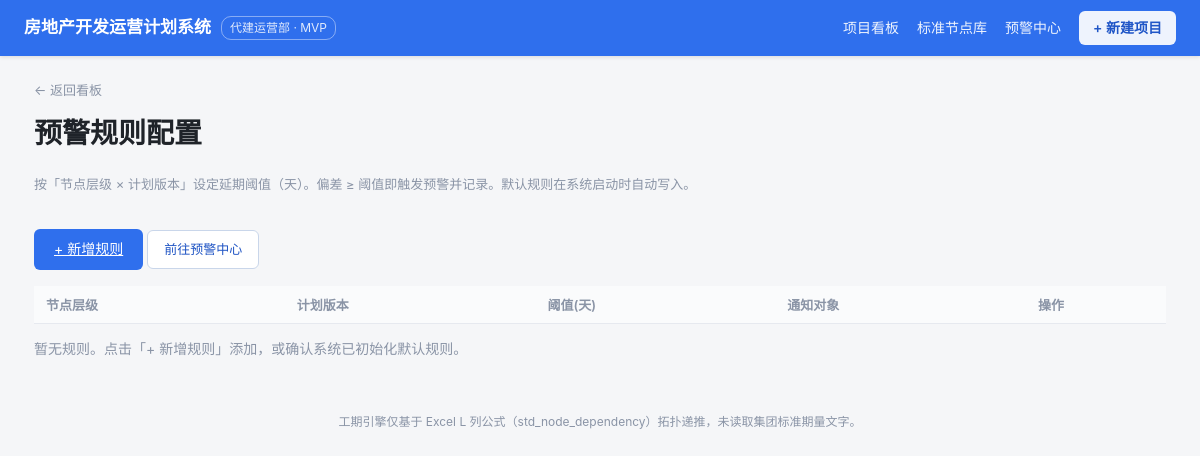
Before: /alert-rules with the older database file.
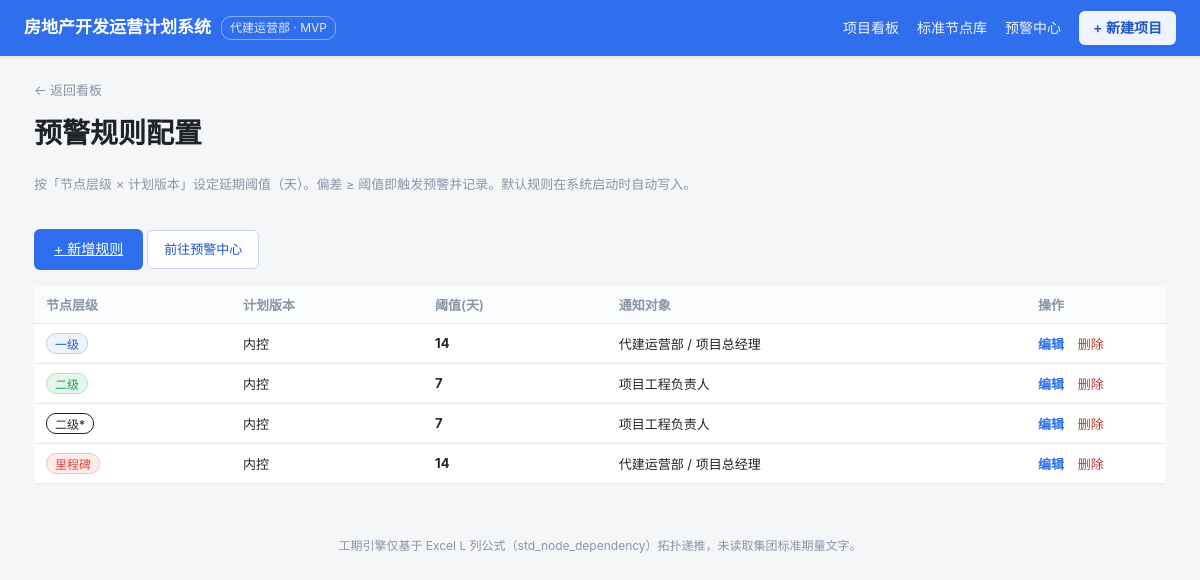
After: the same page with the newer database file.
### tables this page shows
CREATE TABLE "alert_rule" ("id" INTEGER PRIMARY KEY, "level" TEXT, "plan_type" TEXT, "threshold_days" INTEGER, "notify_target" TEXT);

### app/app.py (the view)
@app.route("/alert-rules")
def alert_rules():
    con = db(); cur = con.cursor()
    cur.execute("SELECT id,level,plan_type,threshold_days,notify_target FROM alert_rule ORDER BY plan_type,level")
    rules = [dict(r) for r in cur.fetchall()]
    cur.close(); con.close()
    return render_template("alert_rules.html", rules=rules, levels=LEVELS, plan_types=PLAN_TYPES)

### app/app.py (called while the page is built)
def db():
    return get_conn()

### db/dbconn.py (called while the page is built, shortened)
def _dict_factory(cursor, row):
    return {col[0]: row[i] for i, col in enumerate(cursor.description)}

def get_conn():
    con = sqlite3.connect(SQLITE_PATH, check_same_thread=False)
    con.row_factory = _dict_factory
    con.execute("PRAGMA journal_mode=DELETE")
    con.execute("PRAGMA busy_timeout=5000")
    return con

### app/templates/alert_rules.html (shortened to what this page needs)
<meta charset="UTF-8">{% extends "base.html" %}
{% block content %}
<a class="back" href="{{ url_for('dashboard') }}">← 返回看板</a>
<h1 style="margin-top:10px">预警规则配置</h1>
<div class="page-sub">按「节点层级 × 计划版本」设定延期阈值（天）。偏差 ≥ 阈值即触发预警并记录。默认规则在系统启动时自动写入。</div>
<div style="margin:16px 0">
  <a class="btn" href="{{ url_for('alert_rule_edit') }}">+ 新增规则</a>
  <a class="btn-ghost" href="{{ url_for('alert_center') }}">前往预警中心</a>
</div>
<table>
  <thead><tr><th>节点层级</th><th>计划版本</th><th>阈值(天)</th><th>通知对象</th><th style="width:140px">操作</th></tr></thead>
  <tbody>
  {% for r in rules %}
    <tr>
      <td><span class="lvtag lv-{{ r.level }}">{{ r.level }}</span></td>
      <td>{{ r.plan_type }}</td>
      <td><b>{{ r.threshold_days }}</b></td>
      <td>{{ r.notify_target or '—' }}</td>
      <td>
        <a class="lnk" href="{{ url_for('alert_rule_edit', rid=r.id) }}">编辑</a>
        <form method="post" action="{{ url_for('alert_rule_delete', rid=r.id) }}" style="display:inline" onsubmit="return confirm('确认删除该规则？关联预警记录也会一并删除。')">
          <button class="lnk-del" type="submit">删除</button>
        </form>
      </td>
    </tr>
  {% endfor %}
  </tbody>
</table>
{% if not rules %}<p class="muted">暂无规则。点击「+ 新增规则」添加，或确认系统已初始化默认规则。</p>{% endif %}
{% endblock %}

### app/templates/base.html (shortened to what this page needs)
<!DOCTYPE html>
<html lang="zh-CN">
<head>
<link href="{{ url_for('static', filename='style.css') }}" rel="stylesheet">
</head>
<body>
<header class="topbar">
  <div class="brand">房地产开发运营计划系统<span class="tag-ver">代建运营部 · MVP</span></div>
  <nav>
    <a href="{{ url_for('dashboard') }}">项目看板</a>
    <a href="{{ url_for('std_nodes') }}">标准节点库</a>
    <a href="{{ url_for('alert_center') }}">预警中心</a>
    <a class="btn-new" href="{{ url_for('new_project') }}">+ 新建项目</a>
  </nav>
</header>
<main class="container">
  {% block content %}{% endblock %}
</main>
<footer class="foot">工期引擎仅基于 Excel L 列公式（std_node_dependency）拓扑递推，未读取集团标准期量文字。</footer>
</body>
</html>

### app/static/style.css (style rules this page uses)
:root { --bg: #f5f6f8; --panel: #ffffff; --ink: #1f2329; --muted: #8a94a6; --line: #e6e9ef; --brand: #2f6fed; --brand-d: #1f54c4; --ok: #1f9d55; --warn: #e8820c; --crit: #d9483b; }
* { box-sizing: border-box; }
html, body { margin: 0; padding: 0; }
body { font-family: -apple-system, "Segoe UI", "PingFang SC", "Microsoft YaHei", sans-serif; background: var(--bg); color: var(--ink); font-size: 14px; line-height: 1.6; }
.topbar { display: flex; align-items: center; justify-content: space-between; height: 56px; padding: 0 24px; background: var(--brand); color: #fff; box-shadow: 0 1px 4px rgba(0,0,0,.12); }
.brand { font-size: 17px; font-weight: 700; display: flex; align-items: center; gap: 10px; }
.tag-ver { font-size: 12px; font-weight: 400; opacity: .85; border: 1px solid rgba(255,255,255,.5); padding: 1px 8px; border-radius: 10px; }
.topbar nav { display: flex; align-items: center; gap: 18px; }
.topbar nav a { color: #fff; text-decoration: none; opacity: .92; }
.btn-new { background: #fff; color: var(--brand-d) !important; padding: 6px 14px; border-radius: 6px; font-weight: 600; }
.container { max-width: 1180px; margin: 24px auto; padding: 0 24px; }
.foot { text-align: center; color: var(--muted); font-size: 12px; padding: 28px 0; }
table { width: 100%; border-collapse: collapse; background: var(--panel); margin-top: 14px; }
th, td { text-align: left; padding: 9px 12px; border-bottom: 1px solid var(--line); font-size: 13px; }
th { background: #fafbfc; color: var(--muted); font-weight: 600; }
.btn { display: inline-block; margin-top: 16px; background: var(--brand); color: #fff; border: none; padding: 9px 20px; border-radius: 6px; cursor: pointer; font-size: 14px; }
.page-sub { color: var(--muted); font-size: 13px; margin: 6px 0 18px; }
.back { color: var(--muted); text-decoration: none; font-size: 13px; }
.lvtag { display: inline-block; font-size: 12px; padding: 1px 8px; border-radius: 10px; border: 1px solid; }
.lv-里程碑 { color: var(--crit); border-color: #f3c2bc; background: #fdecea; }
.lv-一级 { color: var(--brand-d); border-color: #bcd0f7; background: #eef3fe; }
.lv-二级 { color: var(--ok); border-color: #b6e3c8; background: #e7f6ed; }
.lnk { color: var(--brand); text-decoration: none; font-weight: 600; margin-right: 10px; }
.lnk-del { color: #c0392b; background: none; border: none; cursor: pointer; font-size: 13px; padding: 0; }
.btn-ghost { display: inline-block; background: #fff; border: 1px solid #c9d6ea; color: var(--brand-d); padding: 8px 16px; border-radius: 6px; cursor: pointer; font-size: 13px; text-decoration: none; }

Changed rows visible on the page:
added alert_rule: level "一级", plan_type "内控", threshold_days "14", notify_target "代建运营部 / 项目总经理"
added alert_rule: level "二级", plan_type "内控", threshold_days "7", notify_target "项目工程负责人"
added alert_rule: level "二级*", plan_type "内控", threshold_days "7", notify_target "项目工程负责人"
added alert_rule: level "里程碑", plan_type "内控", threshold_days "14", notify_target "代建运营部 / 项目总经理"
Other visible differences:
text no longer shown: "暂无规则。点击「+ 新增规则」添加，或确认系统已初始化默认规则。"
